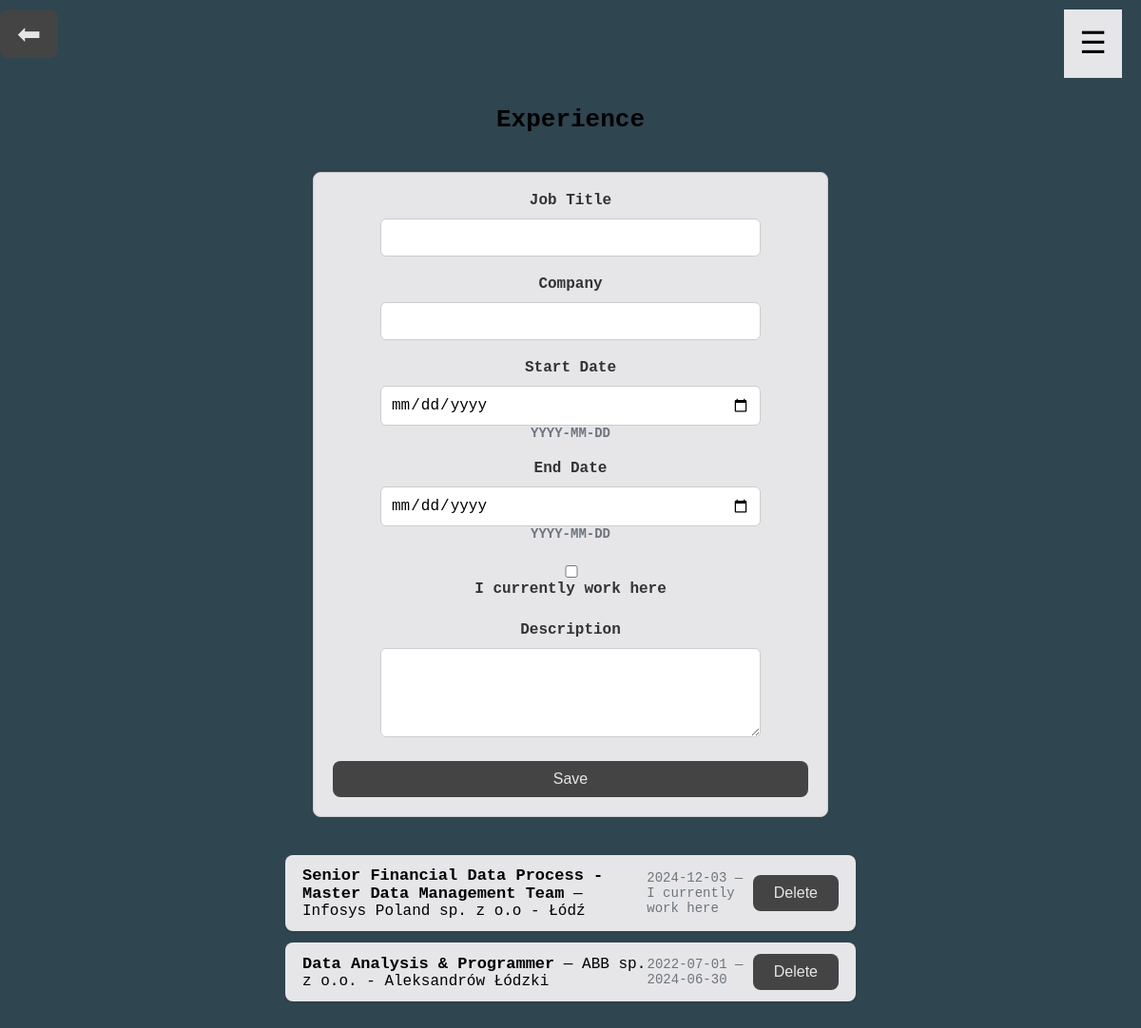
/admin/experience (signed in), run on the app's committed database.
### app.py (models this page shows)
class Experience(db.Model):
    id = db.Column(db.Integer, primary_key=True)
    role = db.Column(db.String(120), nullable=False)
    company = db.Column(db.String(120), nullable=False)
    start_date = db.Column(db.Date, nullable=False)
    end_date = db.Column(db.Date, nullable=True)
    is_current = db.Column(db.Boolean, default=False)
    description = db.Column(db.Text, nullable=True)

### app.py (the view, shortened to what this page needs)
@app.route("/admin/experience", methods=["GET", "POST"])
@login_required
def admin_experience():
    form = ExperienceForm()
    experiences = Experience.query.order_by(Experience.start_date.desc()).all()
    return render_template("admin/experience.html", form=form, experiences=experiences)

### app.py
class ExperienceForm(FlaskForm):
    role = StringField("Job Title", validators=[DataRequired()])
    company = StringField("Company", validators=[DataRequired()])
    start_date = DateField("Start Date", validators=[DataRequired()], format="%Y-%m-%d")
    end_date = DateField("End Date", format="%Y-%m-%d")
    is_current = BooleanField("I currently work here")
    description = TextAreaField("Description")
    submit = SubmitField("Save")

### app.py (called while the page is built)
@login_manager.user_loader
def load_user(user_id):
    return User.query.get(int(user_id))

@app.context_processor
def inject_year():
    return {"current_year": date.today().year}

### templates/admin/experience.html (shortened to what this page needs)
{% extends "base.html" %}
{% block content %}
<button class="btn back-btn" onclick="history.back()">⬅</button>
<h2>Experience</h2>
<form method="POST" class="form">
  <label>{{ form.role.label }} {{ form.role(size=40) }}</label>
  <label>{{ form.company.label }} {{ form.company(size=40) }}</label>
  <label>{{ form.start_date.label }} {{ form.start_date() }} <small class="muted">YYYY-MM-DD</small></label>
  <label>{{ form.end_date.label }} {{ form.end_date() }} <small class="muted">YYYY-MM-DD</small></label>
  <label>{{ form.is_current() }} {{ form.is_current.label }}</label>
  <label>{{ form.description.label }} {{ form.description(rows=4) }}</label>
  {{ form.submit(class="btn") }}
</form>
<ul class="table">
  {% for e in experiences %}
    <li class="row">
      <div><strong>{{ e.role }}</strong> — {{ e.company }}</div>
      <div class="muted">
        {{ e.start_date }} — {% if e.is_current %}I currently work here{% else %}{{ e.end_date }}{% endif %}
      </div>
      <form method="POST" action="{{ url_for('delete_experience', exp_id=e.id) }}">
        <button class="btn danger" type="submit">Delete</button>
      </form>
    </li>
  {% else %}
    <p>empty.</p>
  {% endfor %}
</ul>
{% endblock %}

### static/styles/app.css (style rules this page uses)
body { width: 100%; margin: 0; padding: 0; box-sizing: border-box; background-color: #2F4550; font-family: "Fira Code", monospace; }
.form label { display: flex; align-items: center; gap: -10px; }
.form { display: flex; flex-direction: column; align-items: center; max-width: 500px; margin: 40px auto; padding: 20px; border: 1px solid #ccc; border-radius: 8px; background-color: #E6E6E9; }
.form label { display: flex; flex-direction: column; width: 100%; margin-bottom: 5px; font-weight: bold; }
.form input, .form textarea { padding: 8px; font-size: 16px; border: 1px solid #aaa; border-radius: 4px; width: 100%; box-sizing: border-box; }
.form .btn { padding: 10px 20px; font-size: 16px; cursor: pointer; border: none; border-radius: 5px; background-color: #E6E6E9; }
h2 { text-align: center; margin: 30px 0 20px 0; font-size: 26px; }
.form { display: flex; flex-direction: column; align-items: center; gap: 15px; margin-bottom: 40px; }
.form label { display: flex; flex-direction: column; font-weight: 600; color: #333; width: 100%; max-width: 400px; }
.form input, .form textarea, .form select { padding: 10px; font-size: 16px; border: 1px solid #ccc; border-radius: 6px; margin-top: 5px; }
.btn { display: inline-block; padding: 10px 22px; background-color: #444 !important; color: #E6E6E9 !important; border: none !important; border-radius: 8px !important; font-size: 16px; cursor: pointer; text-decoration: none !important; transition: background 0.3s; }
.btn.danger { background-color: #444 !important; color: #E6E6E9 !important; }
.table { list-style: none; padding: 0; max-width: 600px; margin: 0 auto; }
.row { display: flex; justify-content: space-between; align-items: center; background: #E6E6E9; padding: 12px 18px; border-radius: 8px; margin-bottom: 12px; box-shadow: 0 1px 3px rgba(0,0,0,0.1); }
.row strong { font-size: 17px; }
.muted { color: #6c757d; font-size: 14px; }
.row form { margin: 0; }
.back-btn { display: inline-block; margin: 10px 10px 20px 0; background-color: #444 !important; color: #E6E6E9 !important; padding: 8px 18px; border-radius: 6px; font-size: 30px; transition: background 0.3s; cursor: pointer; }

### data on the page
Experience: role "Senior Financial Data Process - Master Data Management Team", company "Infosys Poland sp. z o.o - Łódź", start_date "2024-12-03", is_current "I currently work here"
Experience: role "Data Analysis & Programmer", company "ABB sp. z o.o. - Aleksandrów Łódzki", start_date "2022-07-01", end_date "2024-06-30"
